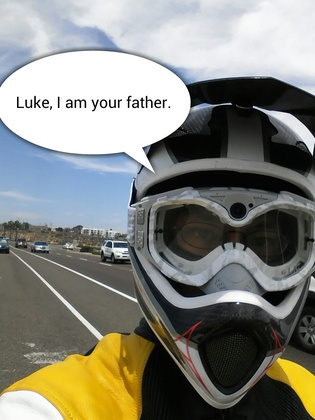
%> input picture hw3/Helmet.jpg, 315 x 420 px, shrunk from 960 x 1280 before the run; the run also reads 1 picture not shown here
$ octave hw3.m   (GNU Octave 9; MATLAB toolbox functions it lacks are replaced by stand-ins)
%> lines starting %> are read from the running program, lines starting %| are printed output that depends on the picture; in (x1, y1, x2, y2) boxes, pixels count from 0 and x2, y2 are one past the last pixel; in counts of white or black regions, pixels touching at a corner belong together; the program's own positions count from 1
### hw3/img_mse.m
function [ mse ] = img_mse( img1, img2 )
    mse = (sum(sum((double (img1) - double (img2)).^2)))/numel(img1) ;
end

### hw3/filters.m
function [ x, y ] = filters( original, noisy )
x = [0 2 3 4 5 9 12 16 20 25 49];
y = zeros(1, 11);
y(1) = img_mse(original, noisy);

filtered_1 = medfilt2(noisy, [1 2]);
y(2) = img_mse(original, filtered_1);

filtered_2 = medfilt2(noisy, [1 3]);
y(3) = img_mse(original, filtered_2);

filtered_3= medfilt2(noisy, [2 2]);
y(4) = img_mse(original, filtered_3);

filtered_4 = uint8(median_filter_5c(noisy));
y(5) = img_mse(original, filtered_4);

filtered_5 = medfilt2(noisy, [3 3]);
y(6) = img_mse(original, filtered_5);

filtered_6 = medfilt2(noisy, [3 4]);
y(7) = img_mse(original, filtered_6);

filtered_7 = medfilt2(noisy, [4 4]);
y(8) = img_mse(original, filtered_7);

filtered_8 = medfilt2(noisy, [4 5]);
y(9) = img_mse(original, filtered_8);

filtered_9 = medfilt2(noisy, [5 5]);
y(10) = img_mse(original, filtered_9);

filtered_10 = medfilt2(noisy, [7 7]);
y(11) = img_mse(original, filtered_10);

figure;
subplot(221)
imshow(filtered_1);
title('image after 1*2 median filter')
subplot(222)
imshow(filtered_2);
title('image after 1*3 median filter')
subplot(223)
imshow(filtered_3);
title('image after 2*2 median filter')
subplot(224)
imshow(filtered_4);
title('image after cross shaped filter')

figure;
subplot(221)
imshow(filtered_5);
title('image after 3*3 median filter')
subplot(222)
imshow(filtered_6);
title('image after 3*4 median filter')
subplot(223)
imshow(filtered_7);
title('image after 4*4 median filter')
subplot(224)
imshow(filtered_8);
title('image after 4*5 median filter')

figure;
subplot(211)
imshow(filtered_9);
title('image after 5*5 median filter')
subplot(212)
imshow(filtered_10);
title('image after 7*7 median filter')
end

### hw3/median_filter_5c.m
function output_img = median_filter_5c( input_img )
    [rows, cols] = size(input_img);
    output_img = zeros(rows, cols);
    arr = zeros(5);
    for i = 2:rows-1
        for j = 2:cols-1
            arr = [input_img(i,j), input_img(i-1,j), input_img(i,j-1), input_img(i+1,j), input_img(i,j+1)];
            output_img(i, j) = median(arr);
        end
    end

end

### hw3/mean_filters.m
function [ x, y ] = mean_filters( original, noisy )
   x = [0 9 25 49];
   y = zeros(1, 4);
   y(1) = img_mse(original, noisy);

   kernel = 1/9*ones(3,3);
   im_1 = uint8(conv2(double(noisy), kernel, 'same'));
   y(2) = img_mse(original, im_1);

   kernel = 1/25*ones(5,5);
   im_2 = uint8(conv2(double(noisy), kernel, 'same'));
   y(3) = img_mse(original, im_2);

   kernel = 1/49*ones(7,7);
   im_3 = uint8(conv2(double(noisy), kernel, 'same'));
   y(3) = img_mse(original, im_3);

   figure;
   subplot(311);
   imshow(im_1);
   title('image after 3*3 mean filter');
   subplot(312);
   imshow(im_2);
   title('image after 5*5 mean filter');
   subplot(313);
   imshow(im_3);
   title('image after 7*7 mean filter');

end

### hw3/unsharp.m
function im_out = unsharp( im_in, maskA, weight )
[a,b] = size(maskA);
maskB = zeros( size(maskA) );
maskB(ceil(a/2), ceil(b/2)) = 1;
maskC = maskB - maskA;
maskD = maskB + weight * maskC;
im_out = conv2(double(im_in), double(maskD), 'same');
% [5 lines of commented-out code are left out]
end

### hw3/ipc.m
function output_img = ipc( noisy )
mask = [ 1 8 64; 2 16 128; 4 32 256];
im_tmp = filter2(mask,noisy);
tmp = (im_tmp ~= 16);
output_img = noisy .* tmp;
tmp = (im_tmp == 495);
output_img = output_img + tmp;
end

### hw3/hw3.m
clear;clc;
%% P1
helmet_ori = imread('D:\ucsd\ece253\hw3\Helmet.jpg');
%> helmet_ori is the input picture: size 420x315x3 uint8; mean R, G, B 133.3, 133.8, 125.8
helmet = rgb2gray(helmet_ori);
noise = rand(size(helmet));
noisy_image = uint8(double(helmet) .* (noise > 0.2) + 255 .* (noise < 0.1)); % salt and pepper noise
figure;
subplot(211);
imshow(helmet);
title('original image');
subplot(212);
imshow(noisy_image);
title('noisy image');

% median filter
[x, y] = filters(helmet, noisy_image);
%> in img_mse, `mse = (sum(sum((double (img1) - double (img2)).^2)))/numel(img1) ;`: mse = 4695.8
%> after the loop in median_filter_5c, `for i = 2:rows-1`:
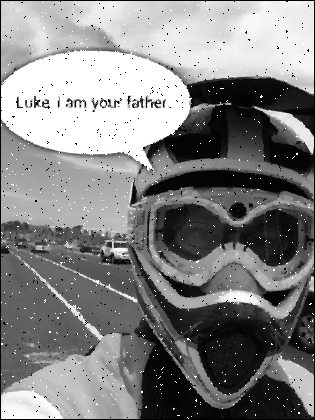
%> output_img: size 420x315 double; min 0, max 255, mean 131.2
%> x = [0 2 3 4 5 9 12 16 20 25 49]; y = [4695.8 2572.7 1365.1 968.3 822.7 233.8 278.7 350.8 358.4 331.4 431.4]
figure;
plot(x, y, 'o');
title('MSE plot with median filter');

% mean filter
[x1, y1] = mean_filters(helmet, noisy_image);
%> in mean_filters, `y(3) = img_mse(original, im_3);`:
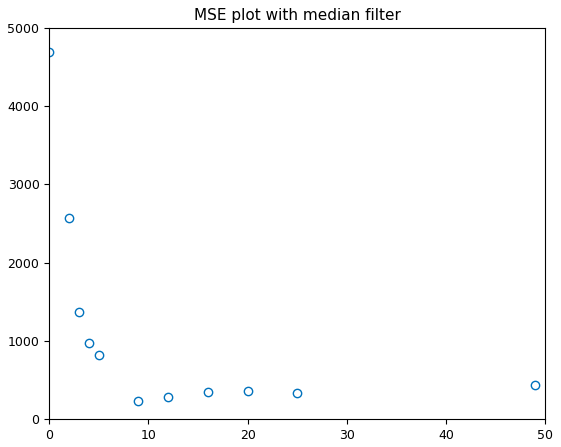
%> figure redrawn from the program's plot data; highest point at x = 0, y = 4695.8
%> x1 = [0 9 25 49]; y1 = [4695.8 962.7 898.6 0]
figure;
plot(x1, y1, 'o');
title('MSE plot with mean filter');

%% P2
image_synth = ones(128,1)*[64*ones(1,32) (64:4:192) 192*ones(1,32) 64*ones(1,32)];
m1 = fspecial('average', 3);
m2 = fspecial('average', 5);
m3 = fspecial('average', 7);
m4= fspecial('gaussian', 3, 0.5);
m5= 1/12*[1,1,1; 1,4,1; 1,1,1];
weight = [0.1, 1, 10];
% imshow(image_synth, [min(min(image_synth)), max(max(image_synth))]);

im_out_1_1 = uint8(unsharp(image_synth, m1, weight(1)));
im_out_1_2 = unsharp(image_synth, m1, weight(2));
im_out_2_2 = unsharp(image_synth, m2, weight(2));
im_out_3_2 = unsharp(image_synth, m3, weight(2));
im_out_4_2 = unsharp(image_synth, m4, weight(2));
im_out_5_2 = unsharp(image_synth, m5, weight(2));
im_out_1_3 = unsharp(image_synth, m1, weight(3));

figure;
subplot(311); imshow(im_out_1_2, [min(min(im_out_1_2)), max(max(im_out_1_2))]);
subplot(312); imshow(im_out_2_2, [min(min(im_out_2_2)), max(max(im_out_2_2))]);
subplot(313); imshow(im_out_3_2, [min(min(im_out_3_2)), max(max(im_out_3_2))]);
figure;
plot(image_synth(64, :), 'c');hold on
plot(im_out_1_2(64, :), 'r');hold on
plot(im_out_2_2(64, :), 'b');hold on
plot(im_out_3_2(64, :), 'y');
legend('original image', 'mean filter with 3*3', 'mean filter with 5*5', 'mean filter with 7*7');


figure;
subplot(311); imshow(im_out_1_2, [min(min(im_out_1_2)), max(max(im_out_1_2))]);
subplot(312); imshow(im_out_4_2, [min(min(im_out_4_2)), max(max(im_out_4_2))]);
subplot(313); imshow(im_out_5_2, [min(min(im_out_5_2)), max(max(im_out_5_2))]);
figure;
plot(image_synth(64, :), 'c');hold on
plot(im_out_1_2(64, :), 'r');hold on;
plot(im_out_4_2(64, :), 'b');hold on;
plot(im_out_5_2(64, :), 'y');
legend('original image', 'mean filter with 3*3', 'gaussian filter with 3*3', 'weighted mean filter with 3*3');

figure;
subplot(311); imshow(im_out_1_1, [min(min(im_out_1_1)), max(max(im_out_1_1))]);
subplot(312); imshow(im_out_1_2, [min(min(im_out_1_2)), max(max(im_out_1_2))]);
subplot(313); imshow(im_out_1_3, [min(min(im_out_1_3)), max(max(im_out_1_3))]);
figure;
plot(image_synth(64, :), 'c');hold on
plot(im_out_1_1(64, :), 'r');hold on;
plot(im_out_1_2(64, :), 'b');hold on;
plot(im_out_1_3(64, :), 'y');
legend('original image', 'mean filter with weight 0.1', 'mean filter with weight 1', 'mean filter with weight 10');

xray_ori = imread('D:\ucsd\ece253\hw3\xray.tif');
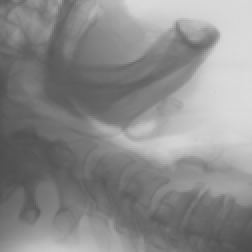
%> input picture hw3/xray.tif, 126 x 126 px, shrunk from 384 x 384 before the run (shown 2 times larger)
%> xray_ori is the input picture: size 126x126 uint8; min 78, max 219, mean 138.8
me = fspecial('gaussian', 5, 1);
xray_enh = uint8(unsharp(xray_ori, m1, 25));
figure;
imshow(xray_ori);
figure;
imshow(xray_enh);

%% P3
eyechart_ori = imread('D:\ucsd\ece253\hw3\eyechart.tif');
binary_ori = 1 - round(double(eyechart_ori)/255);
%> binary_ori: size 84x84 double; values 0 (black) and 1 (white), 11.7% white; 10 white regions (5 under 20 px), largest, box (x1, y1, x2, y2) and area: (27, 3, 55, 34) 567, (22, 40, 34, 53) 104, (49, 40, 61, 53) 83, (18, 60, 24, 66) 22, (39, 60, 45, 66) 21
eyechart_1 = imread('D:\ucsd\ece253\hw3\eyechart_1.tif');
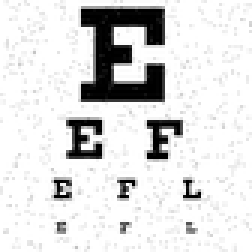
%> input picture hw3/eyechart_1.tif, 84 x 84 px, shrunk from 256 x 256 before the run (shown 3 times larger)
%> eyechart_1 is the input picture: size 84x84 uint8; min 0, max 255, mean 221.3
binary_1 = 1 - round(double(eyechart_1)/255);
%> binary_1: size 84x84 double; values 0 (black) and 1 (white), 11.8% white; 10 white regions (5 under 20 px), largest, box (x1, y1, x2, y2) and area: (27, 3, 55, 34) 572, (22, 40, 34, 53) 104, (49, 40, 61, 53) 84, (18, 60, 24, 66) 22, (39, 60, 45, 66) 21
eyechart_5 = imread('D:\ucsd\ece253\hw3\eyechart_5.tif');
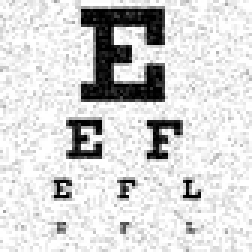
%> input picture hw3/eyechart_5.tif, 84 x 84 px, shrunk from 256 x 256 before the run (shown 3 times larger)
%> eyechart_5 is the input picture: size 84x84 uint8; min 0, max 255, mean 213.1
binary_5 = 1 - round(double(eyechart_5)/255);
%> binary_5: size 84x84 double; values 0 (black) and 1 (white), 12% white; 10 white regions (5 under 20 px), largest, box (x1, y1, x2, y2) and area: (27, 2, 55, 34) 584, (22, 40, 34, 53) 104, (49, 40, 61, 53) 85, (18, 60, 24, 66) 22, (39, 60, 45, 66) 21
eyechart_20 = imread('D:\ucsd\ece253\hw3\eyechart_20.tif');
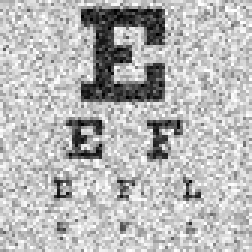
%> input picture hw3/eyechart_20.tif, 84 x 84 px, shrunk from 256 x 256 before the run (shown 3 times larger)
%> eyechart_20 is the input picture: size 84x84 uint8; min 0, max 255, mean 183.6
binary_20 = 1 - round(double(eyechart_20)/255);
%> binary_20: size 84x84 double; values 0 (black) and 1 (white), 12.9% white; 62 white regions (58 under 20 px), largest, box (x1, y1, x2, y2) and area: (27, 2, 55, 36) 587, (22, 39, 35, 53) 104, (49, 40, 61, 54) 85, (18, 59, 24, 66) 24

clean_1 = ipc(binary_1);
%> in ipc, `tmp = (im_tmp ~= 16);`: tmp: size 84x84 logical; every value is 1
%> in ipc, `tmp = (im_tmp == 495);`: tmp: size 84x84 logical; every value is 0
clean_5 = ipc(binary_5);
%> in ipc (call 2), `tmp = (im_tmp ~= 16);`: tmp: size 84x84 logical; 100% white; black in thin lines or dots, all inside (x1, y1, x2, y2) = (63, 76, 64, 77)
clean_20 = ipc(binary_20);
%> in ipc (call 3), `tmp = (im_tmp ~= 16);`: tmp: size 84x84 logical; 99.3% white; black in thin lines or dots
%> in ipc (call 3), `tmp = (im_tmp == 495);`: tmp: size 84x84 logical; 0.01% white in thin lines or dots, all inside (x1, y1, x2, y2) = (59, 43, 60, 44)
%> in ipc (call 3), `output_img = output_img + tmp;`: output_img: size 84x84 double; values 0 (black) and 1 (white), 12.2% white; 12 white regions (8 under 20 px), largest, box (x1, y1, x2, y2) and area: (27, 2, 55, 36) 587, (22, 39, 35, 53) 104, (49, 40, 61, 54) 86, (18, 59, 24, 66) 24

figure;
subplot(121);
imshow(binary_1);
subplot(122);
imshow(clean_1);
figure;
subplot(121);
imshow(binary_5);
subplot(122);
imshow(clean_5);
figure;
subplot(121);
imshow(binary_20);
subplot(122);
imshow(clean_20);

mse_before = zeros(1, 3);
mse_before(1) = img_mse(binary_ori, binary_1);
mse_before(2) = img_mse(binary_ori, binary_5);
mse_before(3) = img_mse(binary_ori, binary_20);
mse_after_ipc = zeros(1, 3);
mse_after_ipc(1) = img_mse(binary_ori, clean_1);
mse_after_ipc(2) = img_mse(binary_ori, clean_5);
mse_after_ipc(3) = img_mse(binary_ori, clean_20);

co_1 = bwmorph(bwmorph(binary_1, 'close'), 'open');
%> co_1: size 84x84 logical; 11.7% white; 7 white regions (3 under 20 px), largest, box (x1, y1, x2, y2) and area: (27, 3, 55, 34) 574, (22, 40, 34, 53) 89, (49, 40, 61, 53) 89, (19, 60, 24, 66) 30
co_5 = bwmorph(bwmorph(binary_5, 'close'), 'open');
%> co_5: size 84x84 logical; 12.1% white; 8 white regions (4 under 20 px), largest, box (x1, y1, x2, y2) and area: (27, 3, 55, 34) 594, (49, 40, 61, 53) 94, (22, 40, 34, 53) 88, (19, 60, 24, 66) 30
co_20 = bwmorph(bwmorph(binary_20, 'close'), 'open');
%> co_20: size 84x84 logical; 12.1% white; 6 white regions (2 under 20 px), largest, box (x1, y1, x2, y2) and area: (27, 2, 57, 34) 610, (49, 40, 61, 53) 102, (22, 40, 34, 53) 82, (19, 60, 24, 66) 30
figure;
subplot(131);
imshow(co_1);
subplot(132);
imshow(co_5);
subplot(133);
imshow(co_20);
mse_after_co = zeros(1, 3);
mse_after_co(1) = img_mse(binary_ori, co_1);
mse_after_co(2) = img_mse(binary_ori, co_5);
mse_after_co(3) = img_mse(binary_ori, co_20);

oc_1 = bwmorph(bwmorph(binary_1, 'open'), 'close');
%> oc_1: size 84x84 logical; 10.5% white; 4 white regions (1 under 20 px), largest, box (x1, y1, x2, y2) and area: (27, 3, 55, 34) 570, (49, 40, 61, 53) 89, (22, 40, 34, 53) 76
oc_5 = bwmorph(bwmorph(binary_5, 'open'), 'close');
%> oc_5: size 84x84 logical; 10.7% white; 4 white regions (1 under 20 px), largest, box (x1, y1, x2, y2) and area: (27, 3, 55, 34) 579, (49, 40, 61, 53) 94, (22, 40, 34, 53) 76
oc_20 = bwmorph(bwmorph(binary_20, 'open'), 'close');
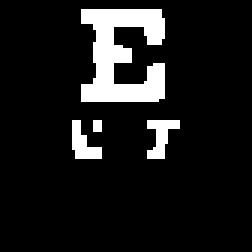
%> oc_20: size 84x84 logical (shown 3 times larger); 10.3% white; 4 white regions (1 under 20 px), largest, box (x1, y1, x2, y2) and area: (27, 3, 55, 34) 562, (49, 40, 60, 53) 78, (24, 40, 34, 53) 72
figure;
subplot(131);
imshow(oc_1);
subplot(132);
imshow(oc_5);
subplot(133);
imshow(oc_20);
mse_after_oc = zeros(1, 3);
mse_after_oc(1) = img_mse(binary_ori, oc_1);
mse_after_oc(2) = img_mse(binary_ori, oc_5);
mse_after_oc(3) = img_mse(binary_ori, oc_20);
